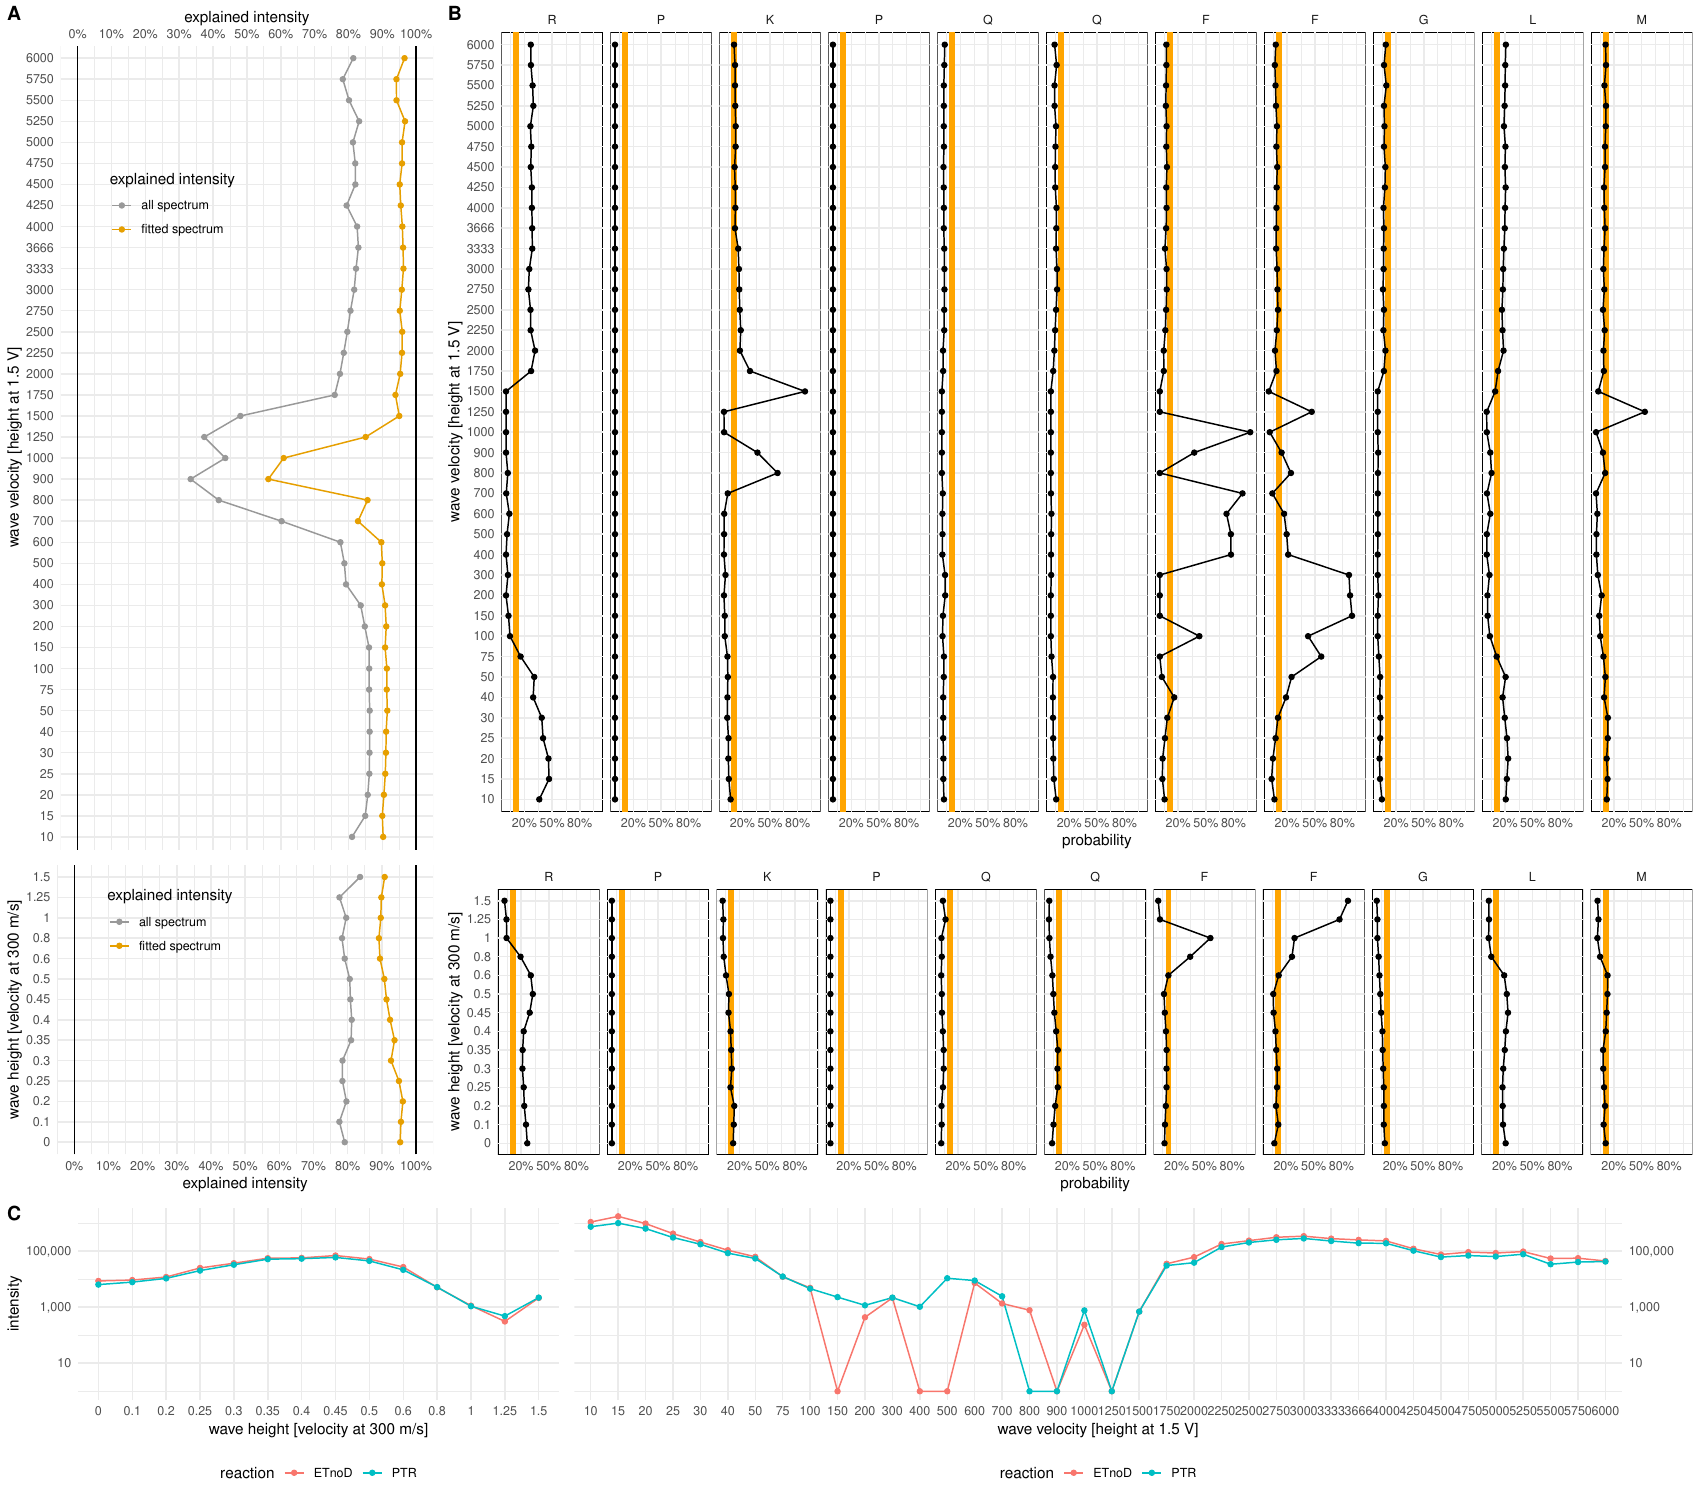

R code for this plot:
library(tidyverse)
library(readr)
library(ggthemes)
library(cowplot)
library(scales)

D = read_csv("~/Projects/masstodon/dumps/belgian/synapt_results.csv")
# getting rid of one data point
D %>% group_by(WV, WH) %>% summarize(n=n(), exp_no = paste0(i, collapse=" ")) %>% ungroup %>% filter(n == 2)
D = D %>% filter(i != 11)
D$exp = tools::file_path_sans_ext(D$exp)

prob_panel_bc_fill = "#ECF7FF"
prob_panel_bc_fill = "white"

D4errorplot = D %>% select(WH, WV, l1_rel, solutions_l1_error_rel) %>% gather("error", "value", 3:4) 
p1 = 
  D4errorplot %>% filter(WV == 300) %>%
  ggplot(aes(x = ordered(WH), y=1-value,color=error, group=error)) +
  xlab("wave height [velocity at 300 m/s]") +
  ylab("explained intensity")
  
p2 = 
  D4errorplot %>% filter(WH == 1.5) %>%
  ggplot(aes(x = ordered(WV), y=1-value, color=error, group=error)) +
  xlab("wave velocity [height at 1.5 V]") +
  ylab("explained intensity")
  
add_geoms = function(p, axis_position="left") p +
  geom_line() +
  geom_point() +
  scale_y_continuous(labels = scales::percent,
                     limits = c(0,1),
                     breaks = (0:10)/10,
                     position=axis_position) +
  scale_color_manual(values=c("#999999", "#E69F00"),
                     name="explained intensity",
                     labels=c("all spectrum", "fitted spectrum"))+
  theme_minimal() +
  geom_hline(yintercept=c(0,1)) +
  theme(legend.position=c(.3,.8))+
  coord_flip()

r1 = add_geoms(p1); r2 = add_geoms(p2, "right")
error_panel = plot_grid(r2, r1, ncol=1, rel_heights = c(2.5, 1))

aas = "RPKPQQFFGLM"
aas = strsplit(aas, '')[[1]]


names(aas) = as.character(0:10)

prob_plot = function(cz = "cz.prob", axis_position="left"){
  D4probs =
    D %>% select(WV, WH, contains("cz.prob")) %>%
    gather("aa_no", "p", 3:13) %>%
    mutate(aa_no = as.integer(gsub("cz.prob.", "", aa_no)))
  add_plot = function(pl) pl +
    scale_y_continuous(labels = scales::percent,
                       limits = c(0,1),
                       breaks = c(0.2, .5, .8)) +
    geom_hline(yintercept=1/9, color="orange", size=2) +
    geom_line()  +
    theme_minimal() +
    geom_point() +
    facet_grid(.~aa_no,
               labeller = as_labeller(aas))+
    theme(
      panel.background = element_rect(fill = prob_panel_bc_fill)
    )+
    coord_flip() 
  p1 = D4probs %>% filter(WV == 300) %>%
    ggplot(aes(x = ordered(WH), y=p, group=WV)) +
    xlab("wave height [velocity at 300 m/s]") +
    ylab("probability")
  p2 = D4probs %>% filter(WH == 1.5) %>%
    ggplot(aes(x = ordered(WV), y=p, group=WH)) +
    xlab("wave velocity [height at 1.5 V]") +
    ylab("probability")
  q1 = add_plot(p1)
  q2 = add_plot(p2)
  return(list(q2, q1))
}
prob_plots = prob_plot("cz_simple.prob")
probs = plot_grid(plotlist = prob_plots, ncol=1, rel_heights = c(2.5,1))


D4intensity = 
  D %>% select(WH, WV, cz.ETnoD_precursor, cz.PTR_precursor) %>%
  rename(ETnoD = cz.ETnoD_precursor, PTR = cz.PTR_precursor) %>%
  gather("reaction", "intensity", 3:4)

i1 =D4intensity %>% filter(WV == 300) %>%
    ggplot(aes(x = ordered(WH), y=intensity, group=reaction, color=reaction)) +
    xlab("wave height [velocity at 300 m/s]") +
    ylab("intensity")

i2 = D4intensity %>% filter(WH == 1.5) %>%
    ggplot(aes(x = ordered(WV), y=intensity + 1, group=reaction, color=reaction)) +
    xlab("wave velocity [height at 1.5 V]") +
    ylab("intensity")

int = D4intensity$intensity + 1

add_geoms = function(p, axis_position="left") p + 
  geom_line() +
  geom_point() + 
  scale_y_continuous(trans = "log10",
                     labels = scales::comma,
                     position = axis_position,
                     limits = c(min(int), max(int))
                     ) +
  theme_minimal() +
  theme(legend.position="bottom")

g1 = add_geoms(i1)
g2 = add_geoms(i2, "right") + ylab("")
intensities_plot = plot_grid(g1, g2, ncol=2, rel_widths = c(1, 2))


top = plot_grid(error_panel, probs, ncol=2, rel_widths = c(.7, 2), labels = c("A", "B"))
voltron = plot_grid(top, intensities_plot, nrow=2, rel_heights = c(2,.5), labels = c("", "C"))

ggsave("synapt.pdf", voltron, width = 17, height = 15, units = "in", limitsize = F)



